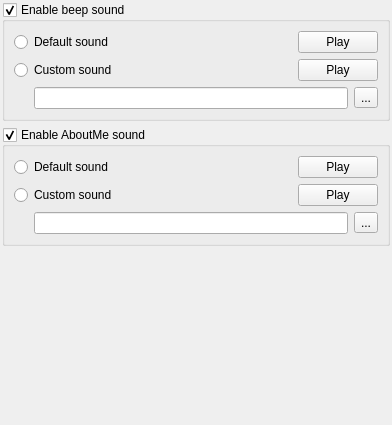
<ui version="4.0" >
 <author></author>
 <comment></comment>
 <exportmacro></exportmacro>
 <class>SoundSettings</class>
 <widget class="QWidget" name="SoundSettings" >
  <property name="geometry" >
   <rect>
    <x>0</x>
    <y>0</y>
    <width>392</width>
    <height>425</height>
   </rect>
  </property>
  <property name="windowTitle" >
   <string>Form</string>
  </property>
  <layout class="QGridLayout" >
   <property name="margin" >
    <number>2</number>
   </property>
   <property name="spacing" >
    <number>6</number>
   </property>
   <item row="0" column="0" >
    <widget class="QGroupBox" name="groupBoxBeep" >
     <property name="title" >
      <string>Enable beep sound</string>
     </property>
     <property name="checkable" >
      <bool>true</bool>
     </property>
     <layout class="QGridLayout" >
      <property name="margin" >
       <number>9</number>
      </property>
      <property name="spacing" >
       <number>6</number>
      </property>
      <item row="1" column="0" >
       <layout class="QGridLayout" >
        <property name="margin" >
         <number>0</number>
        </property>
        <property name="spacing" >
         <number>6</number>
        </property>
        <item row="0" column="0" >
         <widget class="QRadioButton" name="radioButtonBeepCustom" >
          <property name="text" >
           <string>Custom sound</string>
          </property>
         </widget>
        </item>
        <item row="0" column="1" >
         <widget class="QPushButton" name="pushButtonBeepCustomPlay" >
          <property name="sizePolicy" >
           <sizepolicy>
            <hsizetype>0</hsizetype>
            <vsizetype>0</vsizetype>
            <horstretch>0</horstretch>
            <verstretch>0</verstretch>
           </sizepolicy>
          </property>
          <property name="text" >
           <string>Play</string>
          </property>
         </widget>
        </item>
       </layout>
      </item>
      <item row="0" column="0" >
       <layout class="QGridLayout" >
        <property name="margin" >
         <number>0</number>
        </property>
        <property name="spacing" >
         <number>6</number>
        </property>
        <item row="0" column="1" >
         <widget class="QPushButton" name="pushButtonBeepDefaultPlay" >
          <property name="sizePolicy" >
           <sizepolicy>
            <hsizetype>0</hsizetype>
            <vsizetype>0</vsizetype>
            <horstretch>0</horstretch>
            <verstretch>0</verstretch>
           </sizepolicy>
          </property>
          <property name="text" >
           <string>Play</string>
          </property>
         </widget>
        </item>
        <item row="0" column="0" >
         <widget class="QRadioButton" name="radioButtonBeepDefault" >
          <property name="text" >
           <string>Default sound</string>
          </property>
         </widget>
        </item>
       </layout>
      </item>
      <item row="2" column="0" >
       <layout class="QGridLayout" >
        <property name="margin" >
         <number>0</number>
        </property>
        <property name="spacing" >
         <number>6</number>
        </property>
        <item row="0" column="1" >
         <widget class="QLineEdit" name="lineEditBeepCustom" />
        </item>
        <item row="0" column="2" >
         <widget class="QToolButton" name="toolButtonBeepCustom" >
          <property name="text" >
           <string>...</string>
          </property>
         </widget>
        </item>
        <item row="0" column="0" >
         <spacer>
          <property name="orientation" >
           <enum>Qt::Horizontal</enum>
          </property>
          <property name="sizeType" >
           <enum>QSizePolicy::Fixed</enum>
          </property>
          <property name="sizeHint" >
           <size>
            <width>20</width>
            <height>20</height>
           </size>
          </property>
         </spacer>
        </item>
       </layout>
      </item>
     </layout>
    </widget>
   </item>
   <item row="1" column="0" >
    <widget class="QGroupBox" name="groupBoxAboutMe" >
     <property name="title" >
      <string>Enable AboutMe sound</string>
     </property>
     <property name="checkable" >
      <bool>true</bool>
     </property>
     <layout class="QGridLayout" >
      <property name="margin" >
       <number>9</number>
      </property>
      <property name="spacing" >
       <number>6</number>
      </property>
      <item row="1" column="0" >
       <layout class="QGridLayout" >
        <property name="margin" >
         <number>0</number>
        </property>
        <property name="spacing" >
         <number>6</number>
        </property>
        <item row="0" column="0" >
         <widget class="QRadioButton" name="radioButtonAboutMeCustom" >
          <property name="text" >
           <string>Custom sound</string>
          </property>
         </widget>
        </item>
        <item row="0" column="1" >
         <widget class="QPushButton" name="pushButtonAboutMeCustomPlay" >
          <property name="sizePolicy" >
           <sizepolicy>
            <hsizetype>0</hsizetype>
            <vsizetype>0</vsizetype>
            <horstretch>0</horstretch>
            <verstretch>0</verstretch>
           </sizepolicy>
          </property>
          <property name="text" >
           <string>Play</string>
          </property>
         </widget>
        </item>
       </layout>
      </item>
      <item row="0" column="0" >
       <layout class="QGridLayout" >
        <property name="margin" >
         <number>0</number>
        </property>
        <property name="spacing" >
         <number>6</number>
        </property>
        <item row="0" column="0" >
         <widget class="QRadioButton" name="radioButtonAboutMeDefault" >
          <property name="text" >
           <string>Default sound</string>
          </property>
         </widget>
        </item>
        <item row="0" column="1" >
         <widget class="QPushButton" name="pushButtonAboutMeDefaultPlay" >
          <property name="sizePolicy" >
           <sizepolicy>
            <hsizetype>0</hsizetype>
            <vsizetype>0</vsizetype>
            <horstretch>0</horstretch>
            <verstretch>0</verstretch>
           </sizepolicy>
          </property>
          <property name="text" >
           <string>Play</string>
          </property>
         </widget>
        </item>
       </layout>
      </item>
      <item row="2" column="0" >
       <layout class="QGridLayout" >
        <property name="margin" >
         <number>0</number>
        </property>
        <property name="spacing" >
         <number>6</number>
        </property>
        <item row="0" column="1" >
         <widget class="QLineEdit" name="lineEditAboutMeCustom" />
        </item>
        <item row="0" column="2" >
         <widget class="QToolButton" name="toolButtonAboutMeCustom" >
          <property name="text" >
           <string>...</string>
          </property>
         </widget>
        </item>
        <item row="0" column="0" >
         <spacer>
          <property name="orientation" >
           <enum>Qt::Horizontal</enum>
          </property>
          <property name="sizeType" >
           <enum>QSizePolicy::Fixed</enum>
          </property>
          <property name="sizeHint" >
           <size>
            <width>20</width>
            <height>20</height>
           </size>
          </property>
         </spacer>
        </item>
       </layout>
      </item>
     </layout>
    </widget>
   </item>
   <item row="2" column="0" >
    <spacer>
     <property name="orientation" >
      <enum>Qt::Vertical</enum>
     </property>
     <property name="sizeHint" >
      <size>
       <width>20</width>
       <height>151</height>
      </size>
     </property>
    </spacer>
   </item>
  </layout>
 </widget>
 <pixmapfunction></pixmapfunction>
 <resources/>
 <connections/>
</ui>
